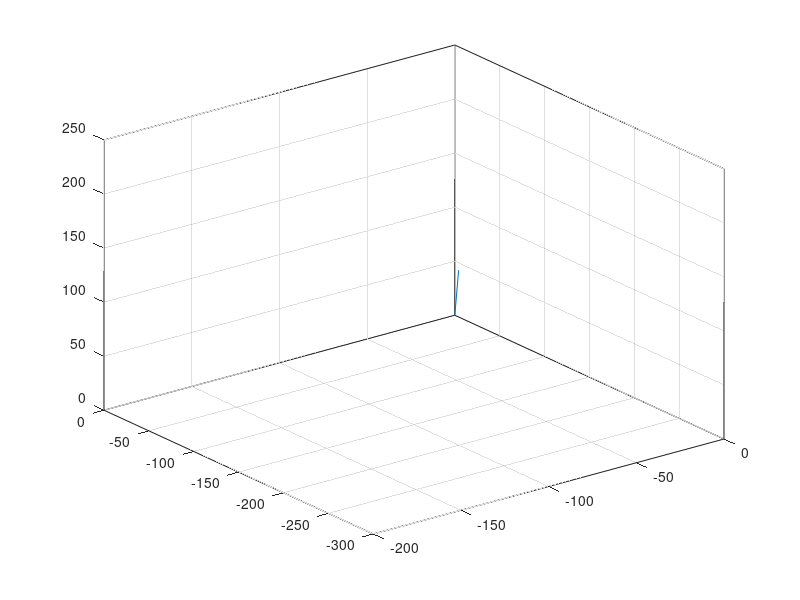

This figure's MATLAB source: (Note: this script raises an error after producing the figure.)
clear all;
close all;
clc;

a=1
%  while (2>1)
for i= pi/18:pi/180:14*pi/12
% Your two points
P1 = [0,0,0];

rho=400;
phi=cos(i)
theta=i+180
x=rho*sin(phi).*cos(theta);
y=rho*sin(phi).*sin(theta);
z=rho*cos(phi);
P2 = [x,y,z]; 
pts = [P1; P2];
line(pts(:,1), pts(:,2), pts(:,3));
f=plot3(pts(:,1), pts(:,2), pts(:,3));
% f=plot(x)
drawnow
hold on;
grid on
box on


f = getframe(gcf);
[im,map] = rgb2ind(f.cdata,256,'nodither');
im(:,:,1,a) = rgb2ind(f.cdata,map,'nodither');
% colormap(f.colormap);
% k=image(f.cdata);
% imshow(k)

%frames(a) = getframe(f);
%imwrite(k,['Image' int2str(a), '.jpg']);
a=a+1 
%imwrite(im,map,'testAnimated.gif','gif','LoopCount',Inf,'DelayTime',1);
end

% 
% for i=0:pi/180:pi
% % Your two points
% P1 = [0,0,0];
% 
% rho=400;
% phi=sin(i)
% theta=i
% x=rho*sin(phi).*cos(theta)
% y=rho*sin(phi).*sin(theta)
% z=rho*cos(phi)
% P2 = [x,y,z]; 
% pts = [P1; P2];
% line(pts(:,1), pts(:,2), pts(:,3))
% plot3(pts(:,1), pts(:,2), pts(:,3))
% drawnow
% hold on;
% grid on
% box on
% end
% end
% h = animatedline;
% axis([0,4*pi,-1,1])
% 
% x = linspace(0,4*pi,1000);
% y = sin(x);
% for k = 1:length(x)
%     addpoints(h,x(k),y(k));
%     drawnow
% end


% theta=linspace(0,2*pi,40);
% phi=linspace(0,pi,40);
% [theta,phi]=meshgrid(theta,phi);
% rho=1;
% x=rho*sin(phi).*cos(theta);
% y=rho*sin(phi).*sin(theta);
% z=rho*cos(phi);
% mesh(x,y,z)
% axis equal
% grid on
% box on
% view([130,30])
% xlabel('x-axis')
% ylabel('y-axis')
% title('The graph of x^2+y^2+z^2=1.')


% syms u v
% x = cos(u)*sin(v);
% y = sin(u)*sin(v);
% z = cos(v)*sin(v);
% figure
% fsurf(x,y,z)
% axis equal
% syms t
% 
% Rx = [1 0 0; 0 cos(t) -sin(t); 0 sin(t) cos(t)]
% Ry = [cos(t) 0 sin(t); 0 1 0; -sin(t) 0 cos(t)]
% Rz = [cos(t) -sin(t) 0; sin(t) cos(t) 0; 0 0 1]
% xyzRx = Rx*[x;y;z];
% Rx45 = subs(xyzRx, t, pi/4);
% figure
% fsurf(Rx45(1), Rx45(2), Rx45(3))
% title('Rotating by \pi/4 about x, counterclockwise')
% axis equal


% v1=[0.2,0.3 4 ]
% v2=[-0.3,0.3,0.1]
% v=[v2;v1]
% plot3(v(:,1),v(:,2),v(:,3),'r')
% 
% grid on
% box on
% 
% 
% 
% R=10;
% Phi=linspace(-pi/12,pi/12);
% Theta=linspace(0,pi/4);
% [Phi,Theta]=meshgrid(Phi,Theta);
% [X,Y,Z]=sph2cart(Theta,Phi,R);
% % Z=R*sin(Phi);
% % X=R*cos(Phi).*cos(Theta);
% % Y=R*cos(Phi).*sin(Theta);
% figure
% mesh(X,Y,Z);
% grid on
% box on

% r = linspace(0,2*pi) ;
% th = linspace(0,2*pi) ;
% [R,T] = meshgrid(r,th) ;
% X = R.*cos(T) ;
% Y = R.*sin(T) ;
% Z = R ;
% surf(X,Y,Z)
% 
% 
% figure(); hold on;
% for theta = linspace(0, pi, 100) % Not exactly sure how you want to vary theta
%     [T, R] = meshgrid(linspace(0, theta, 100), 1:100);
%     [X, Y] = pol2cart(T,R); 
%     Z = 100 - R.^2; % Compute the surface of revolution
%     surf(X,Y,Z); % Plot the surface
%     pause(1); % Wait one second
% end

% for i=1:10
% A=[1 2 3+i];
% B=[1 2 4+i];
% 
% 
% 
% % theta=linspace(0,2*pi,40);
% % phi=linspace(0,pi,40);
% % [theta,phi]=meshgrid(theta,phi);
% % rho=1;
% % x=rho*sin(phi).*cos(theta);
% % y=rho*sin(phi).*sin(theta);
% % z=rho*cos(phi);
% 
% 
% plot3(A,B,'k-')
% hold on
% end